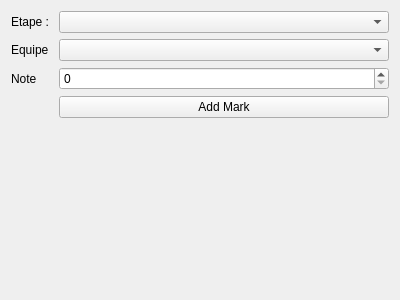
<?xml version="1.0" encoding="UTF-8"?>
<ui version="4.0">
 <class>AddMarkView</class>
 <widget class="QWidget" name="AddMarkView">
  <property name="geometry">
   <rect>
    <x>0</x>
    <y>0</y>
    <width>400</width>
    <height>300</height>
   </rect>
  </property>
  <property name="windowTitle">
   <string>Form</string>
  </property>
  <layout class="QVBoxLayout" name="verticalLayout">
   <item>
    <layout class="QFormLayout" name="formLayout">
     <item row="0" column="0">
      <widget class="QLabel" name="label_2">
       <property name="text">
        <string>Etape : </string>
       </property>
      </widget>
     </item>
     <item row="1" column="0">
      <widget class="QLabel" name="label">
       <property name="text">
        <string>Equipe</string>
       </property>
      </widget>
     </item>
     <item row="2" column="0">
      <widget class="QLabel" name="label_3">
       <property name="text">
        <string>Note</string>
       </property>
      </widget>
     </item>
     <item row="0" column="1">
      <widget class="QComboBox" name="stepComboBox"/>
     </item>
     <item row="1" column="1">
      <widget class="QComboBox" name="teamComboBox"/>
     </item>
     <item row="2" column="1">
      <widget class="QSpinBox" name="markSpinBox"/>
     </item>
     <item row="3" column="1">
      <widget class="QPushButton" name="pushButton">
       <property name="text">
        <string>Add Mark</string>
       </property>
      </widget>
     </item>
    </layout>
   </item>
  </layout>
 </widget>
 <resources/>
 <connections/>
</ui>
